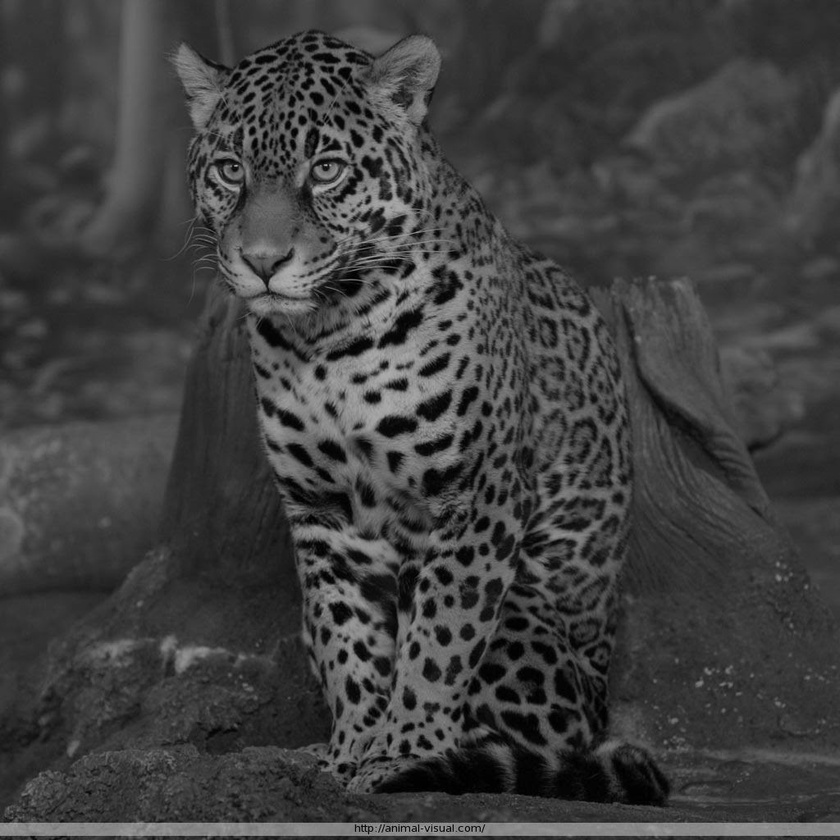
#> input picture openCV/image/tiger.jpg, 840 x 840 px, shrunk from 1024 x 1024 before the run
$ python exclua.py
#> lines starting #> are read from the running program, lines starting #| are printed output that depends on the picture
import cv2
import numpy as np
from matplotlib import pyplot as plt

img = cv2.imread('tiger.jpg', cv2.IMREAD_GRAYSCALE)
#> img is the input picture: shape (840, 840); min 0, max 179, mean 63.5

rows, cols = img.shape
#> rows = 840; cols = 840

for i in range(rows):
	for j in range(cols):
		img[i][j] = (img[i][j])*((-1)**(i+j))
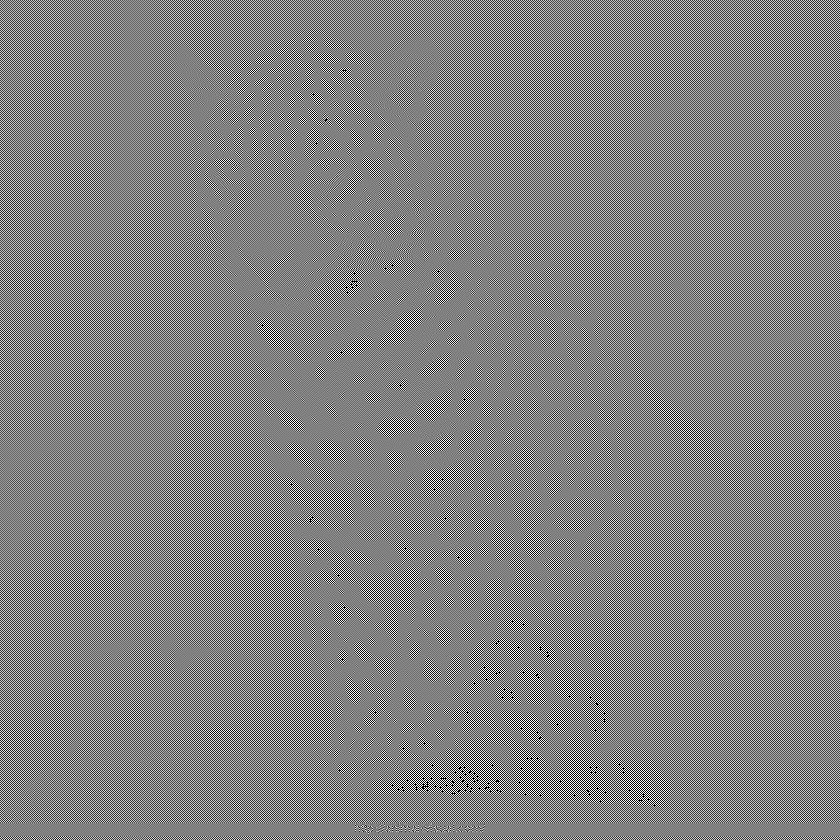
#> img: shape (840, 840); min 0, max 255, mean 127.9

fft = np.fft.fft2(img)

fft = np.conj(fft)

img = np.real(np.fft.ifft2(fft))

for i in range(rows):
	for j in range(cols):
		img[i][j] = (img[i][j])*((-1)**(i+j))
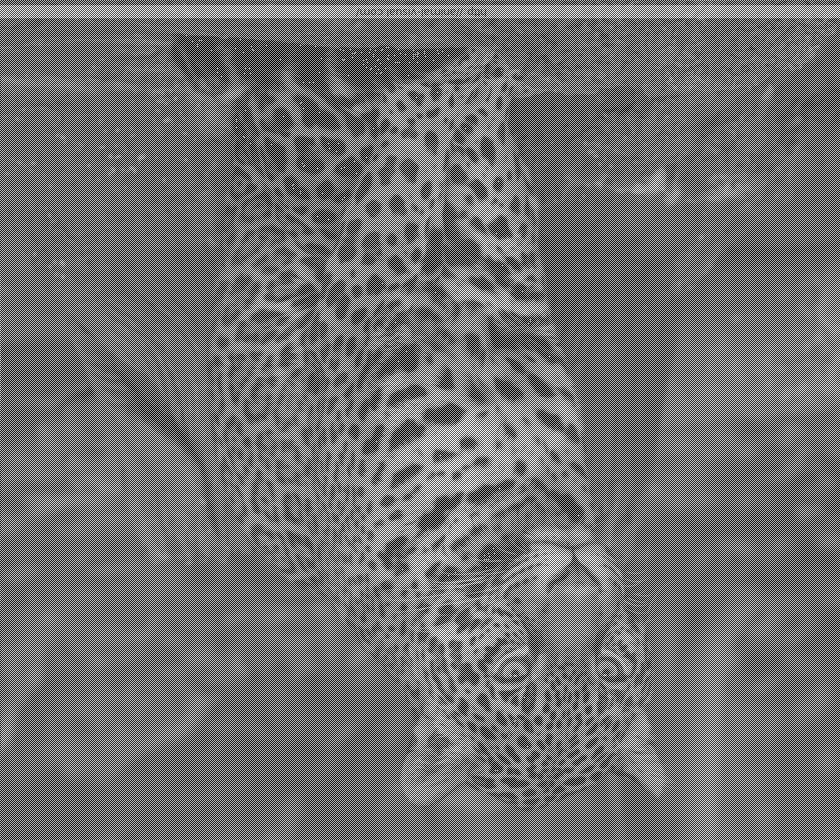
#> img: shape (840, 840) float64; min -255, max 174, mean -64.4; drawn with min black and max white

plt.imshow(img, cmap = 'gray')
plt.title('Input image')
plt.show()
